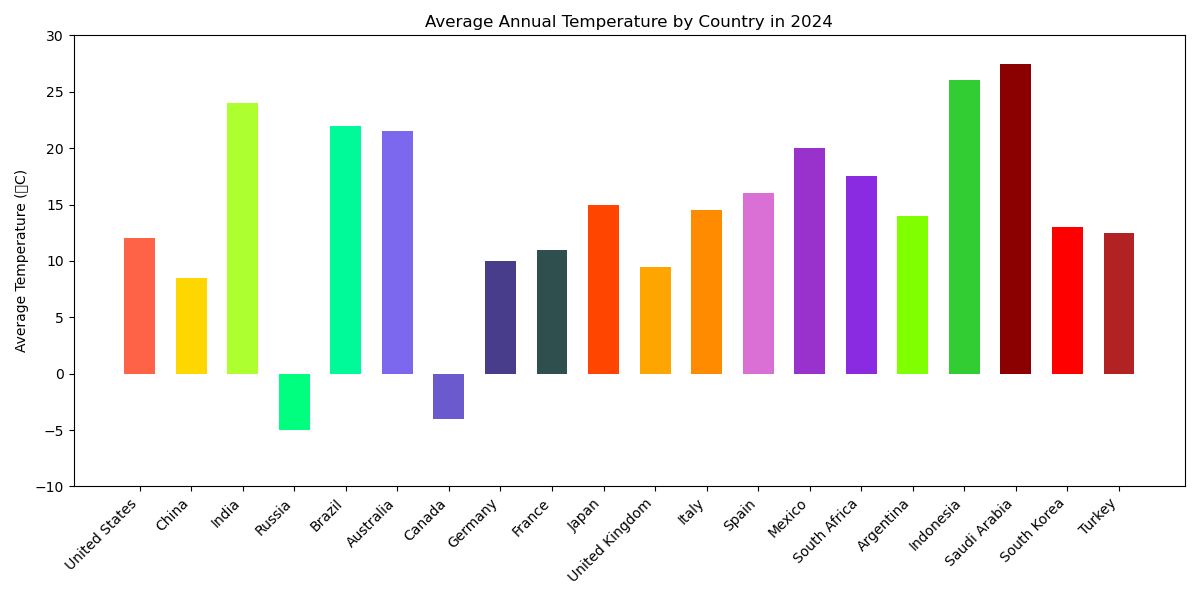

Source code (Python):

import matplotlib.pyplot as plt

# Data
countries = ['United States', 'China', 'India', 'Russia', 'Brazil', 'Australia', 'Canada', 'Germany', 'France', 'Japan', 
             'United Kingdom', 'Italy', 'Spain', 'Mexico', 'South Africa', 'Argentina', 'Indonesia', 'Saudi Arabia', 
             'South Korea', 'Turkey']
average_temperature = [12.0, 8.5, 24.0, -5.0, 22.0, 21.5, -4.0, 10.0, 11.0, 15.0, 9.5, 14.5, 16.0, 20.0, 17.5, 14.0, 
                       26.0, 27.5, 13.0, 12.5]
colors = ['#FF6347', '#FFD700', '#ADFF2F', '#00FF7F', '#00FA9A', '#7B68EE', '#6A5ACD', '#483D8B', '#2F4F4F', '#FF4500',
          '#FFA500', '#FF8C00', '#DA70D6', '#9932CC', '#8A2BE2', '#7FFF00', '#32CD32', '#8B0000', '#FF0000', '#B22222']

# Figure size
plt.figure(figsize=(12, 6))

# Vertical bar chart
plt.bar(countries, average_temperature, color=colors, width=0.6)

# Labeling
plt.ylabel('Average Temperature (°C)')
plt.title('Average Annual Temperature by Country in 2024')
plt.xticks(rotation=45, ha='right')

# Y-axis limits
plt.ylim(-10, 30)

# Show and save plot
plt.tight_layout()
plt.show()
